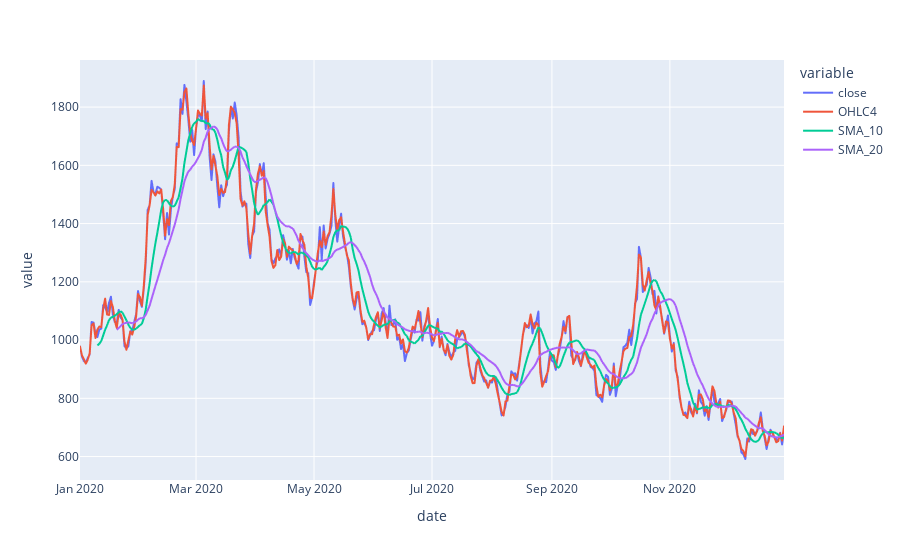

Write notebook code for a chart like this one.
### Markdown cell above
## strategy_1

### Code cell
#import backup
df = df_backup.copy()

MyStrategy = ta.Strategy(
    name="DCSMA10",
    ta=[
        {"kind": "ohlc4"},
        {"kind": "sma", "length": 10},
        {"kind": "sma", "length": 20},
    ]
)

# (2) Run the Strategy
df.ta.strategy(MyStrategy)
df = df.drop(['low', 'high', 'open'], axis=1)
graph_stock(df)

### Figure 1 — Plotly figure (JSON) as saved in the notebook; plotly's stock layout.template omitted (floating-point values rounded to 4 significant figures; data arrays with more than 128 entries replaced by an {"elided": "..."} marker saying what was removed)
{"data": [{"hovertemplate": "variable=close<br>date=%{x}<br>value=%{y}<extra></extra>", "legendgroup": "close", "line": {"color": "#636efa", "dash": "solid"}, "mode": "lines", "name": "close", "showlegend": true, "type": "scattergl", "x": {"elided": "365 str values"}, "xaxis": "x", "y": {"elided": "365 float values"}, "yaxis": "y"}, {"hovertemplate": "variable=OHLC4<br>date=%{x}<br>value=%{y}<extra></extra>", "legendgroup": "OHLC4", "line": {"color": "#EF553B", "dash": "solid"}, "mode": "lines", "name": "OHLC4", "showlegend": true, "type": "scattergl", "x": {"elided": "365 str values"}, "xaxis": "x", "y": {"elided": "365 float values"}, "yaxis": "y"}, {"hovertemplate": "variable=SMA_10<br>date=%{x}<br>value=%{y}<extra></extra>", "legendgroup": "SMA_10", "line": {"color": "#00cc96", "dash": "solid"}, "mode": "lines", "name": "SMA_10", "showlegend": true, "type": "scattergl", "x": {"elided": "365 str values"}, "xaxis": "x", "y": {"elided": "365 float values"}, "yaxis": "y"}, {"hovertemplate": "variable=SMA_20<br>date=%{x}<br>value=%{y}<extra></extra>", "legendgroup": "SMA_20", "line": {"color": "#ab63fa", "dash": "solid"}, "mode": "lines", "name": "SMA_20", "showlegend": true, "type": "scattergl", "x": {"elided": "365 str values"}, "xaxis": "x", "y": {"elided": "365 float values"}, "yaxis": "y"}], "layout": {"legend": {"title": {"text": "variable"}, "tracegroupgap": 0}, "margin": {"t": 60}, "xaxis": {"anchor": "y", "domain": [0, 1], "title": {"text": "date"}}, "yaxis": {"anchor": "x", "domain": [0, 1], "title": {"text": "value"}}}}
